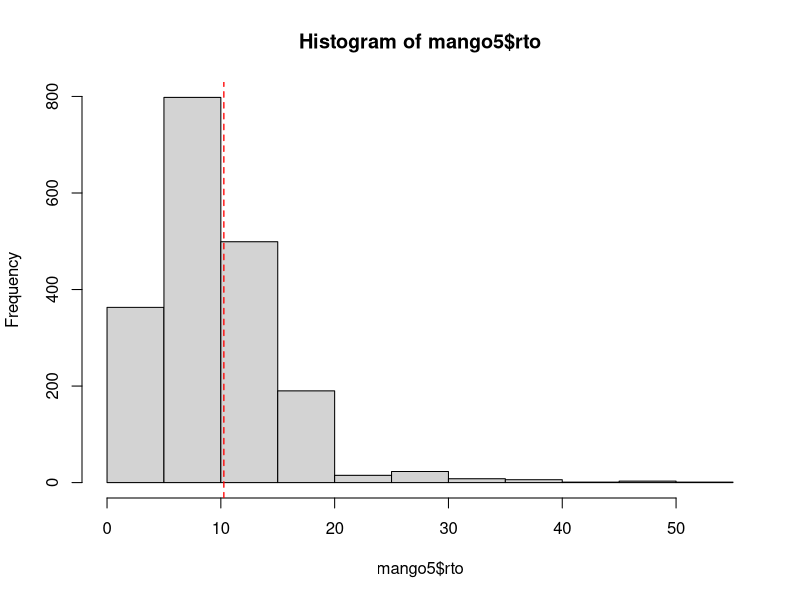
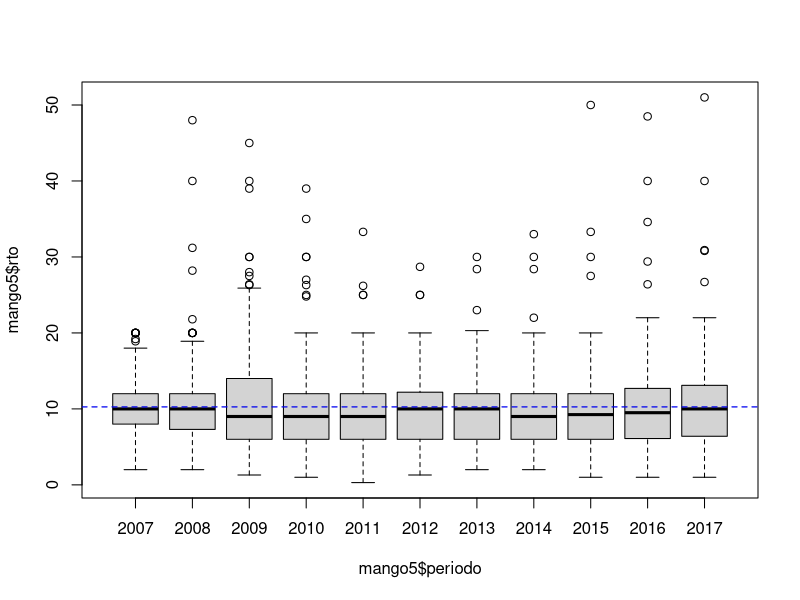
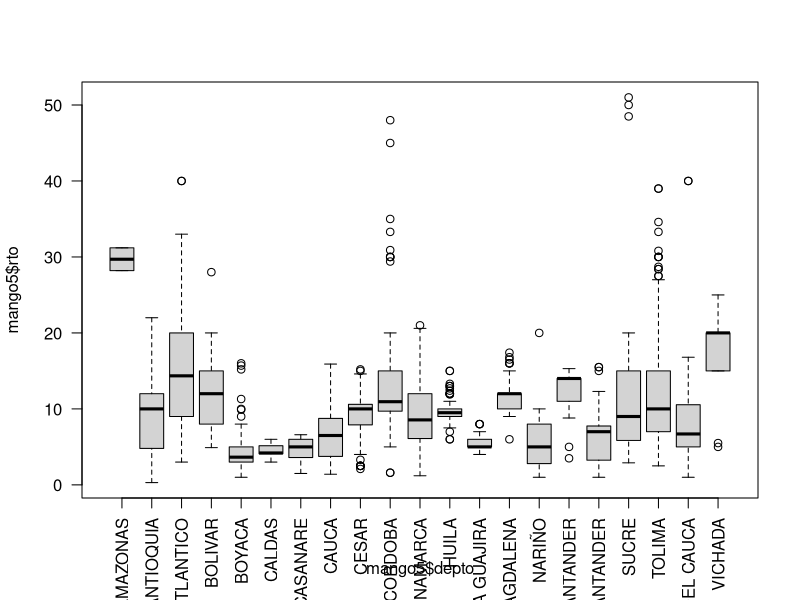
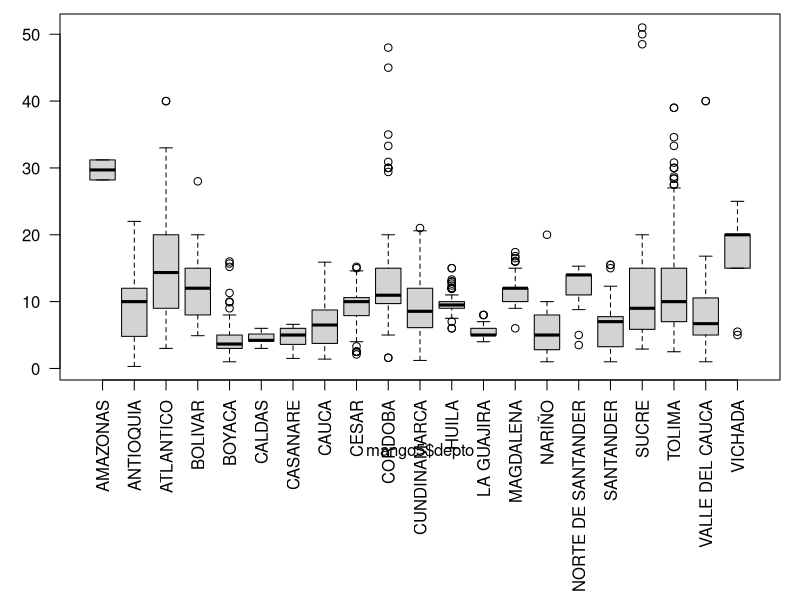
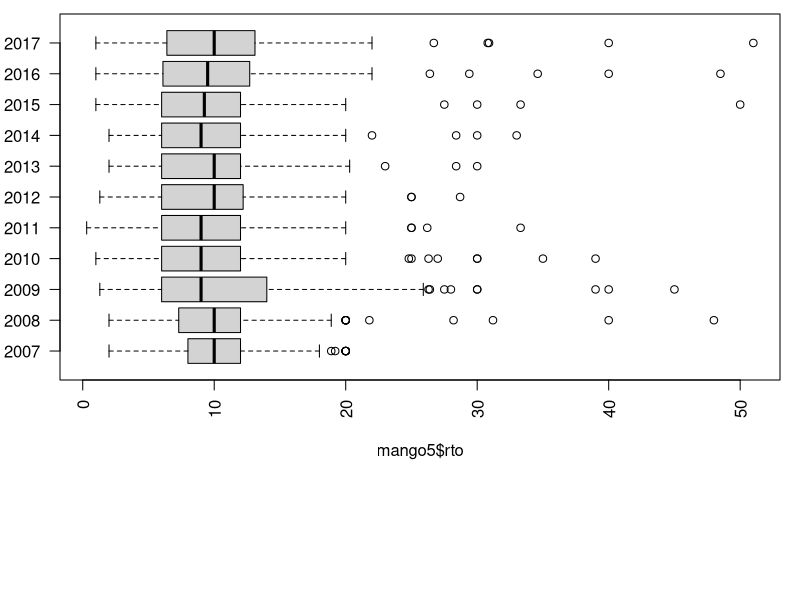
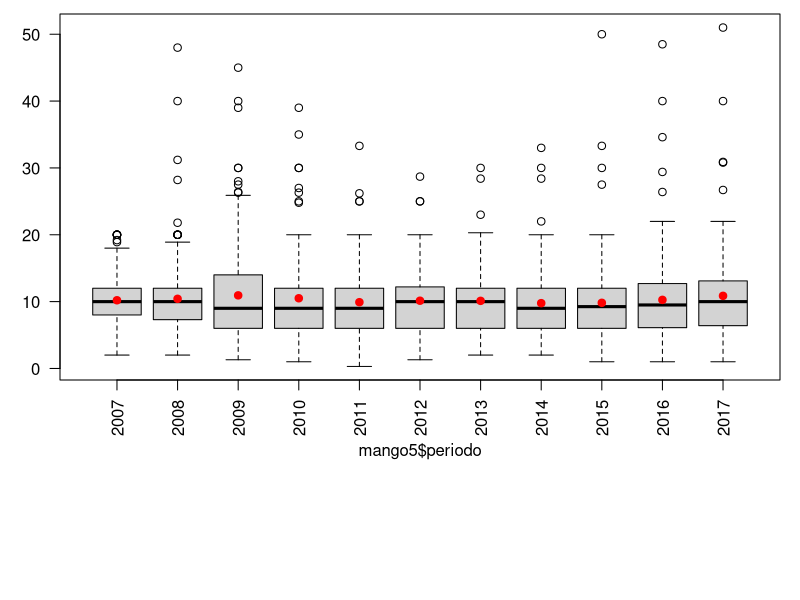
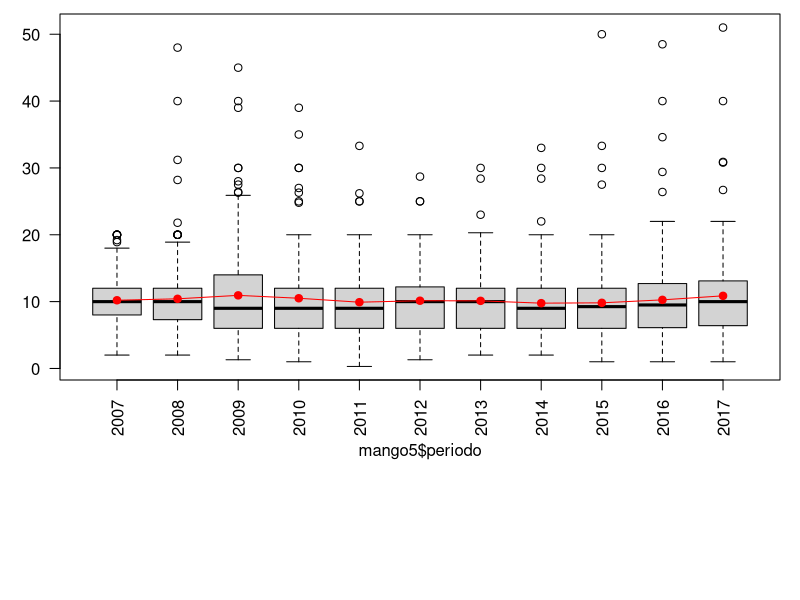

The R script that drew these images, in order: (Note: this script raises an error after producing the figures.)
## ---- chunk 1
knitr::opts_chunk$set(echo = TRUE,
                      warning = FALSE,
                      eval = TRUE,
                      message = FALSE,
                      fig.align = "center")

library(ggplot2)
tema_gg <- theme_linedraw() +
  theme(axis.title.x = element_text(size = 5),
        axis.title.y = element_text(size = 5),
        plot.title = element_text(size = 8))
## ---- chunk 2
# mango: nombre de la variable donde están almacenados los datos.
# file: archivo separado por comas (csv).
# dec: tipo de decimal (punto o coma)
mango <- read.csv(file = "Mango.csv", dec = ".")
## ---- chunk 3
# str: estructura interna de la base de datos
# Character (chr) y factor: variable cualitativa o categórica
# Integer (int) y numeric (num): variable cuantitativa.
str(mango)
## ---- chunk 4
# class: clase atómica de una variable
class(mango$Producción.t.)
## ---- chunk 5
# dim: función que permite obtener las dimensiones de un arreglo.
# 2081: filas u observaciones.
# 16: columnas o variables.
dim(mango)
## ---- chunk 6
# nrow: función que proporciona el número de filas.
nrow(mango)
## ---- chunk 7
# ncol: función que proporciona el número de columnas.
ncol(mango)
## ---- chunk 8
# names: función que proporciona el nombre de las variables
names(mango)
## ---- chunk 9
# names: también puede ser implementada para editar los nombres de una base de datos.
# c: concatenar o formar vector. En este caso se incorporan en el
#vector tantos nombres como columnas haya en la base de datos.
names(mango) <- c("cod.depto", "depto", "cod.mun", "mpio", "grupo", "subgrupo",
                  "cultivo", "tipo", "cod.cult", "cientifico", "periodo",
                  "area.semb", "area.cos", "prodn", "rto", "estado")
## ---- chunk 10
# De nuevo se observan los nombres.
names(mango)
## ---- chunk 11
# Operador "[]" para obtener subconjuntos.
# [,]: antes de la coma se indican las filas (número de fila o condicional).
# [,]: después de la coma se indican las columnas (nombre o número de columna)
# Ejempleo [1, ]: filtra la fila 1 con todas las columnas
# Ejempleo [, 1]: filtra la columna 1 con todas las filas
# Ejempleo [, -1]: filtra todas las columnas excepto la 1, con todas las filas.
# Ejempleo [c(1, 5, 10), c(1, 4, 5)]: filtra filas 1, 5 y 10 con las columnas
# 1, 4 y 5.

# mango2: nueva base de datos sin la columna número 1.
# [, -1]: todas las columnas excepto la número 1 y todas las filas.
mango2 <- mango[, -1]

# dimensiones de mango2: "mango2" tiene 15 variables, una menos que "mango"
dim(mango2)
## ---- chunk 12
# filtrar una columna por nombre
mango2.1 <- mango[, "depto"]
## ---- chunk 13
# Filtrar las siguientes columnas:
# Departamento - (Posición número 2).
# Tipo: injerto o normal - (Posición número 8). 
# Período: años - (Posición número 11).
# Área sembrada - (Posición número 12).
# Área cosechada - (Posición número 13).
# Producción - (Posición número 14).
# Rendimiento - (Posición número 15).

# Filtro por nombre de variable en "mango3"
mango3 <- mango[, c("depto", "tipo", "periodo", "area.semb", "area.cos",
                    "prodn", "rto")]
  
# La nueva base de datos sólo tiene las variables indicadas en "mango3"
# head: imprime en pantalla sólo las primeras 6 observaciones de una base de datos
head(mango3)
## ---- chunk 14
# Filtro por posición de la variable
mango4 <- mango[, c(2, 8, 11:15)]

# "mango3" y "mango4" son exactamente iguales
head(mango4)
## ---- chunk 15
# <: menor 
# >: mayor 
# <=: menor o igual
# >=: mayor o igual
# ==: igual
# !=: diferente

mango5 <- mango4[mango4$area.semb <= 1000, ]
## ---- chunk 16
# &: y
# |: o
mango6 <- mango5[mango5$depto == "ANTIOQUIA" | mango5$depto == "TOLIMA", ]
head(mango6)

# tail: muestra las últimas 6 observaciones de la base de datos
tail(mango6)
## ---- chunk 17
mango6.1 <- mango6[mango6$periodo == 2017 & mango6$rto > 20, ]
mango6.1
## ---- chunk 18
# subset: función que permite filtrar filas y columnas
# x: base de datos
# subset: filtro de filas
# select: filtro de columnas
mango6.2 <- subset(x = mango6, subset = periodo == 2017 & rto > 20,
                   select = -depto)
head(mango6.2)
## ---- chunk 19
# sum: función para sumatorias
sum(mango6$prodn)
## ---- chunk 20
# X: variable numérica
# INDEX: variable categórica (factor)
# FUN: función a ejecutar

tapply(X = mango5$prodn, INDEX = mango5$depto, FUN = sum)
## ---- chunk 21
# Nueva variable "rto2" con el operador "$"
mango5$rto2 <- mango5$prodn/mango5$area.cos
head(mango5)
## ---- chunk 22
# round: función para redondear números
# x: número o vector de números
# digits: número de dígitos para redondear
round(x = 2.1678,  digits = 2)
## ---- chunk 23
mango5$rto2 <- round(x = mango5$rto2, digits = 1)
head(mango5)
## ---- chunk 24
levels(mango5$depto)
## ---- chunk 25
# abline: función que permite añadir líneas a un gráfico
# v: línea vertical
# lwd: ancho de línea
# col: color de línea
# lty: tipo de línea (2 = punteada)
# mean: función para obtener la media
# mean(mango5$rto, na.rm = TRUE): na.rm = TRUE permite calcular la media aún cuando
# existen valores ausentes (vacios o en blanco).

hist(mango5$rto)
abline(v = mean(mango5$rto, na.rm = TRUE), lwd = 1.3, col = "red", lty = 2)
## ---- chunk 26
# abline: función que permite añadir líneas a un gráfico
# h: línea horizontal

boxplot(mango5$rto ~ mango5$periodo)
abline(h = mean(mango5$rto, na.rm = TRUE), lwd = 1.2, col = "blue2", lty = 2)
## ---- chunk 27
# Horizontal: las = 1
# Vertical: las = 2

boxplot(mango5$rto ~ mango5$depto, las = 2)
## ---- chunk 28
# par: función para editar parámetros gráficos
# mar: edición de márgenes del gráfico
# mar = c(abajo, izquierda, arriba, derecha)
# margen inferior: 11
# margen izquierda: 3
# margen superior: 0.7
# margen derecha: 1

boxplot(mango5$rto ~ mango5$depto, las = 2, par(mar = c(11, 3, 0.7, 1)))
## ---- chunk 29
# horizontal = TRUE: gráfico horizontal
# horizontal = FALSE: gráfico vertical o normal

boxplot(mango5$rto ~ mango5$periodo, horizontal = TRUE, las = 2,
        ylab = "Año")
## ---- chunk 30
# points: función para adicioanr puntos a un gráfico
# tapply: función para operar por grupos (factores)
# pch = tipo de punto
# col: color del punto
# cex: tamaño del punto
# na.rm = TRUE: posibilita calcular la media en presencia de celdas vacías

boxplot(mango5$rto ~ mango5$periodo, las = 2)
points(tapply(X = mango5$rto, INDEX = mango5$periodo, FUN = mean,
              na.rm = TRUE), pch = 19, col = "red", cex = 1)
## ---- chunk 31
# lines: agregar línea a un gráfico
# lwd = ancho de línea

boxplot(mango5$rto ~ mango5$periodo, las = 2)
points(tapply(X = mango5$rto, INDEX = mango5$periodo, FUN = mean,
              na.rm = TRUE), pch = 19, col = "red", cex = 1)
lines(tapply(X = mango5$rto, INDEX = mango5$periodo, FUN = mean,
              na.rm = TRUE), col = "red", lwd = 1)
## ---- chunk 32
# legend: permite incorporar etiquetas de guía a un gráfico
# x = 650: ubicación de la leyenda en el eje x
# y = 50: ubicación de la leyenda en el eje y
# legend = c(...): nombres de etiquetas
# fill: color de los puntos de la etiqueta
# title: título de la leyenda

plot(x = mango5$area.semb, y = mango5$rto, col = mango5$tipo)
legend(x = 650, y = 50, legend = c("Mango Normal", "Mango Injerto"),
       fill = c("black", "red"), title = "Tipo de mango")
## ---- chunk 33
# medias: medias por tipo de mango
# desvios: desviación estándar por tipo de mango
# g1: gráfico de barras
# arrows: permite añadir flechas a un gráfico

medias <- tapply(mango5$rto, mango5$periodo, mean, na.rm = TRUE)
desvios <- tapply(mango5$rto, mango5$periodo, sd, na.rm = TRUE)

g1 <- barplot(medias, las = 2, ylim = c(0, 20))
arrows(x0 = g1, y0 = medias + desvios, y1 = medias - desvios, angle = 90, code = 3,
       length = 0.05)
